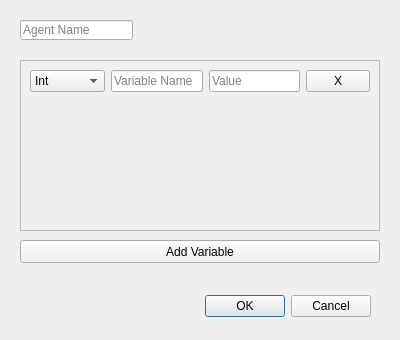
<?xml version="1.0" encoding="UTF-8"?>
<ui version="4.0">
 <class>agentDialog</class>
 <widget class="QDialog" name="agentDialog">
  <property name="geometry">
   <rect>
    <x>0</x>
    <y>0</y>
    <width>400</width>
    <height>340</height>
   </rect>
  </property>
  <property name="maximumSize">
   <size>
    <width>400</width>
    <height>340</height>
   </size>
  </property>
  <property name="windowTitle">
   <string>Add Agent</string>
  </property>
  <widget class="QDialogButtonBox" name="buttonBox">
   <property name="geometry">
    <rect>
     <x>30</x>
     <y>290</y>
     <width>341</width>
     <height>32</height>
    </rect>
   </property>
   <property name="orientation">
    <enum>Qt::Horizontal</enum>
   </property>
   <property name="standardButtons">
    <set>QDialogButtonBox::Cancel|QDialogButtonBox::Ok</set>
   </property>
  </widget>
  <widget class="QLineEdit" name="newAgentName">
   <property name="geometry">
    <rect>
     <x>20</x>
     <y>20</y>
     <width>113</width>
     <height>20</height>
    </rect>
   </property>
   <property name="placeholderText">
    <string>Agent Name</string>
   </property>
  </widget>
  <widget class="QPushButton" name="agenAddVarBtn">
   <property name="geometry">
    <rect>
     <x>20</x>
     <y>240</y>
     <width>360</width>
     <height>23</height>
    </rect>
   </property>
   <property name="text">
    <string>Add Variable</string>
   </property>
  </widget>
  <widget class="QScrollArea" name="agentScroll">
   <property name="geometry">
    <rect>
     <x>20</x>
     <y>60</y>
     <width>360</width>
     <height>171</height>
    </rect>
   </property>
   <property name="sizePolicy">
    <sizepolicy hsizetype="Fixed" vsizetype="Fixed">
     <horstretch>0</horstretch>
     <verstretch>0</verstretch>
    </sizepolicy>
   </property>
   <property name="widgetResizable">
    <bool>true</bool>
   </property>
   <widget class="QWidget" name="agentScrollContainer">
    <property name="geometry">
     <rect>
      <x>0</x>
      <y>0</y>
      <width>358</width>
      <height>169</height>
     </rect>
    </property>
    <layout class="QVBoxLayout" name="agentVertLayout">
     <item>
      <layout class="QHBoxLayout" name="agentVarBox">
       <item>
        <widget class="QComboBox" name="varType1">
         <property name="sizePolicy">
          <sizepolicy hsizetype="Expanding" vsizetype="Fixed">
           <horstretch>0</horstretch>
           <verstretch>0</verstretch>
          </sizepolicy>
         </property>
         <property name="minimumSize">
          <size>
           <width>0</width>
           <height>20</height>
          </size>
         </property>
         <item>
          <property name="text">
           <string>Int</string>
          </property>
         </item>
         <item>
          <property name="text">
           <string>Float</string>
          </property>
         </item>
         <item>
          <property name="text">
           <string>String</string>
          </property>
         </item>
         <item>
          <property name="text">
           <string>Boolean</string>
          </property>
         </item>
        </widget>
       </item>
       <item>
        <widget class="QLineEdit" name="varName1">
         <property name="minimumSize">
          <size>
           <width>0</width>
           <height>20</height>
          </size>
         </property>
         <property name="placeholderText">
          <string>Variable Name</string>
         </property>
        </widget>
       </item>
       <item>
        <widget class="QLineEdit" name="varVal1">
         <property name="sizePolicy">
          <sizepolicy hsizetype="Expanding" vsizetype="Fixed">
           <horstretch>0</horstretch>
           <verstretch>0</verstretch>
          </sizepolicy>
         </property>
         <property name="minimumSize">
          <size>
           <width>0</width>
           <height>20</height>
          </size>
         </property>
         <property name="placeholderText">
          <string>Value</string>
         </property>
        </widget>
       </item>
       <item>
        <widget class="QPushButton" name="agentVarDel">
         <property name="sizePolicy">
          <sizepolicy hsizetype="Fixed" vsizetype="Fixed">
           <horstretch>0</horstretch>
           <verstretch>0</verstretch>
          </sizepolicy>
         </property>
         <property name="minimumSize">
          <size>
           <width>20</width>
           <height>20</height>
          </size>
         </property>
         <property name="text">
          <string>X</string>
         </property>
        </widget>
       </item>
      </layout>
     </item>
     <item>
      <spacer name="verticalSpacer">
       <property name="orientation">
        <enum>Qt::Vertical</enum>
       </property>
       <property name="sizeHint" stdset="0">
        <size>
         <width>20</width>
         <height>40</height>
        </size>
       </property>
      </spacer>
     </item>
    </layout>
   </widget>
  </widget>
 </widget>
 <resources/>
 <connections>
  <connection>
   <sender>buttonBox</sender>
   <signal>accepted()</signal>
   <receiver>agentDialog</receiver>
   <slot>accept()</slot>
   <hints>
    <hint type="sourcelabel">
     <x>248</x>
     <y>254</y>
    </hint>
    <hint type="destinationlabel">
     <x>157</x>
     <y>274</y>
    </hint>
   </hints>
  </connection>
  <connection>
   <sender>buttonBox</sender>
   <signal>rejected()</signal>
   <receiver>agentDialog</receiver>
   <slot>reject()</slot>
   <hints>
    <hint type="sourcelabel">
     <x>316</x>
     <y>260</y>
    </hint>
    <hint type="destinationlabel">
     <x>286</x>
     <y>274</y>
    </hint>
   </hints>
  </connection>
 </connections>
</ui>
